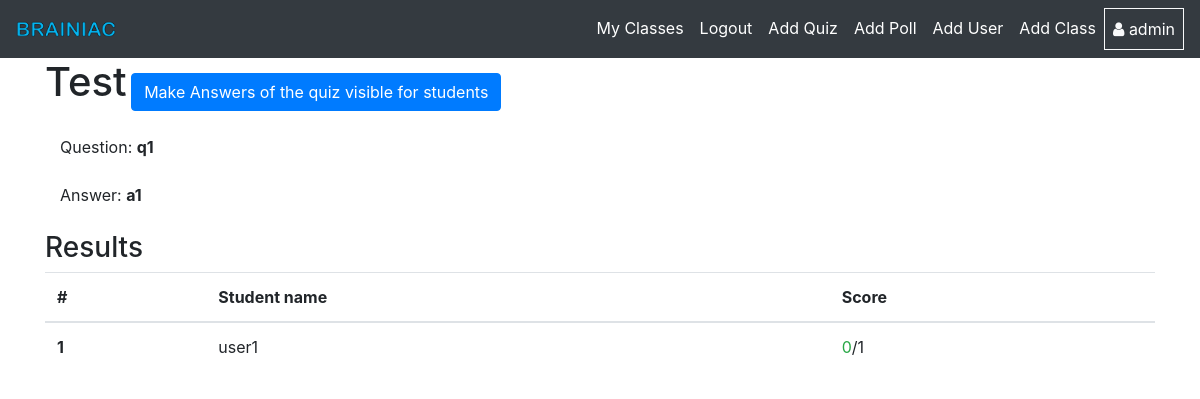
/quiz/view_quiz/3 (signed in), run on the app's committed database.
### quiz/models.py (models this page shows, shortened)
class Quiz(models.Model):
    created_by = models.ForeignKey(User,on_delete=models.CASCADE)
    title = models.CharField(max_length=250)
    description = models.TextField()
    classes = models.ManyToManyField(Class)
    make_visible = models.BooleanField(default=False)
    total_questions = models.IntegerField(primary_key=False,default=0)
    answer_available = models.BooleanField(primary_key=False,default=False)
    timer = models.IntegerField(primary_key=False,null=True,blank=True,validators=[MinValueValidator(9), MaxValueValidator(120)],)

class Question(models.Model):
    quiz = models.ForeignKey(Quiz, on_delete=models.CASCADE)
    question = models.TextField(blank=False,null=False)
    answer = models.TextField(blank=False,null=False)
    multiple_answer = models.BooleanField(default=False,primary_key=False)
    figure = models.ImageField(upload_to='quiz/figures',null=True, blank=True)
    explanation = models.TextField(null=True,blank=True)

class StudentQuizInfo(models.Model):
    completed = models.BooleanField(primary_key=False,default=False)
    quiz = models.ForeignKey(Quiz, on_delete=models.CASCADE)
    score = models.IntegerField(primary_key=False,default=0)
    quiz_questions = models.ManyToManyField(Question)
    user = models.ForeignKey(User,on_delete=models.CASCADE)

### quiz/views.py (the view)
# urls.py: path('view_quiz/<int:quiz_id>',views.quizInfoTeacherView,name='quizInfoTeacherView'),
@login_required(login_url='/')
def quizInfoTeacherView(request, quiz_id):
    student_list = []
    random_question_obj = None
    teacher_question_list = None
    option_list = []
    if str(request.user.job.status) == 'student':
        quiz_list = list(Quiz.objects.filter(
            make_visible=True).filter(pk=quiz_id))
    else:
        quiz_list = list(Quiz.objects.filter(pk=quiz_id))
    if len(quiz_list) == 0:
        quiz_obj = None
    else:
        quiz_obj = quiz_list[0]
        if str(request.user.job.status) == 'teacher':
            if int(request.user.id) != int(quiz_obj.created_by_id) :
                question_list = list(Question.objects.filter(quiz_id=quiz_obj.id))
                context = {
                    'quiz_obj':quiz_obj,
                    'quesion_list':question_list
                }
                return render(request,'quiz/quizAnswer.html',context)
        random_question_obj = None
        if str(request.user.job.status) == 'student':
            if not StudentQuizInfo.objects.filter(quiz_id=quiz_id).filter(user_id=request.user.id).exists():
                student_quiz_info = StudentQuizInfo.objects.create(
                    quiz_id=quiz_id,
                    user_id=request.user.id
                )
                question_list = list(Question.objects.filter(quiz_id=quiz_id))
                for question in question_list:
                    student_quiz_info.quiz_questions.add(question)
                student_quiz_info.save()
            question_obj_list = list(StudentQuizInfo.objects.filter(
                quiz_id=quiz_id).filter(user_id=request.user.id))
            if len(question_obj_list) != 0:
                if quiz_obj.answer_available == True:
                    return redirect('quiz:quizAnswer', stud_quiz_info_id=question_obj_list[0].id, quiz_id=quiz_id)
                if question_obj_list[0].quiz_questions.exists():
                    random_question_obj = question_obj_list[0].quiz_questions.order_by(
                        '?').first()
                    option_list = getOptions(random_question_obj)
                else:
                    return redirect('quiz:getQuizResult', quiz_id=quiz_id)
        else:
            question_obj_list = list(Question.objects.filter(quiz_id=quiz_id))
            for question in question_obj_list:
                option_list.append(
                    list(Options.objects.filter(question_id=question.id)))
            quiz_obj = get_object_or_404(Quiz, pk=quiz_id)
            student_list = list(
                StudentQuizInfo.objects.filter(quiz_id=quiz_id))
            user_list = []
            for student in student_list:
                user_list.append(get_object_or_404(User, pk=student.user_id))
            student_list = zip(user_list, student_list)
            teacher_question_list = zip(question_obj_list, option_list)
    context = {
        'student_list': student_list,
        'question_obj': random_question_obj,
        'option_list': option_list,
        'type': 'quiz_view',
        'action': 'check',
        'quiz_obj': quiz_obj,
        'teacher_question_list': teacher_question_list,
        'question_form': QuestionForm(),
        'options_form': OptionsForm(),
    }
    return render(request, 'quiz/form.html', context)

### templates/quiz/form.html (shortened to what this page needs)
{% extends "./base.html" %}
{% load static %}
{% block content %}
{% load crispy_forms_tags %}
<div class="container">
    {% if type == 'quiz_form' %}
    {% if request.user.job.status == 'teacher' %}
    <h1>Form</h1>
    <form method="POST">
        {% csrf_token %}
        {{ quiz_form|crispy }}
        {% for class in class_list %}
        <input type="checkbox" name="classList" value="{{class.id}}">
        <label for="{{class.class_name}}">{{class.class_name}}</label>
        {% endfor %}
        <button type="submit" class="btn btn-primary">Submit</button>
    </form>
    {% endif %}
    {% elif type == 'quiz_view' %}
    <h1 class="d-inline">{{quiz_obj.title}}</h1>
        {% if quiz_obj.created_by_id  == request.user.id %}
        {% if quiz_obj.make_visible == True %}
            {% if quiz_obj.answer_available == False %}
            <a class="btn btn-primary" role="button" href="{% url 'quiz:quizAnswerVisible' quiz_obj.id %}">Make Answers of
                the quiz
                visible for students</a>
            {% else %}
                <a class="btn btn-danger" role="button" href="{% url 'quiz:deleteQuiz' quiz_obj.id %}">Delete Quiz</a>
            {% endif %}
        {% endif %}
        <br>
        <br>
        <div class="container">
            <div class="row">
                {% for question, option in teacher_question_list %}
                <div class="col-md-6">
                    Question: <b>{{question.question}}</b>
                    <br>
                    <br>
                    Answer: <strong>{{question.answer}}</strong>
                    <br>
                </div>
                {% endfor %}
            </div>
        </div>
        <br>
        {% if quiz_obj.make_visible == False %}
        <h2>Add Question</h2>
        <span class="text-danger">You cannot edit quiz once it is live. <br>
            There should be atleast one question </span><a class="btn btn-outline-primary"
            href="{% url 'quiz:makeQuizVisible' quiz_obj.id %}">Make Quiz Visible to
            students</a>
        <form action="{% url 'quiz:questionFormSubmit' quiz_obj.id %}" enctype="multipart/form-data" method="POST">
            {% csrf_token %}
            {{ question_form|crispy }}
            {{ options_form|crispy }}
            <button class="btn btn-primary" type="submit">Submit</button>
        </form>
        {% else %}
            {% include './StudentQuizResult.html' %}
        {% endif %}
        {% else %}
        <div id="replaceable-content">
            {% include 'quiz/questionForm.html' %}
        </div>
        {% endif %}
        {% endif %}
</div>
{% endblock %}

### templates/quiz/base.html (shortened to what this page needs)
{% load static %}
<!DOCTYPE html>
<html lang="en">
<head>
  <link rel="stylesheet" href="https://stackpath.bootstrapcdn.com/bootstrap/4.5.0/css/bootstrap.min.css"
 />
  <link rel="stylesheet" href="https://stackpath.bootstrapcdn.com/font-awesome/4.7.0/css/font-awesome.min.css">
  <link
      rel="stylesheet"
      type="text/css"
      href="{% static 'accounts/style.css' %}"
    />
</head>
<body>
  <nav class="navbar navbar-expand-lg navbar-dark bg-dark">
    <a class="navbar-brand" href="{% url 'quiz:home' %}">
        <img src="{% static 'quiz/Braniac3.png' %}" alt="logo">
    </a>
    <div class="collapse navbar-collapse" id="navbarSupportedContent">
      <ul class="navbar-nav ml-auto">
        <li class="nav-item active">
          <a class="nav-link" href="{% if user.is_authenticated %} {% url 'quiz:home' %} {% else %} # {% endif %}">
            <span class="nav_link">
              My Classes
            </span>
          </a>
        </li>
        <li class="nav-item active">
          <a class="nav-link" href="{% if user.is_authenticated %} {% url 'quiz:logout' %} {% else %} # {% endif %}">
            <span class="nav_link">
              {% if user.is_authenticated %} Logout {% else %} Login {% endif %}
            </span>
          </a>
        </li>
        {% if request.user.job.status == 'teacher' %}
          <li class="nav-item active">
            <a class="nav-link" href="{% url 'quiz:addQuiz' %}">
              <span class="nav_link">
                Add Quiz
              </span>
            </a>
          </li>
          <li class="nav-item active">
            <a class="nav-link" href="{% url 'quiz:createPoll' %}">
              <span class="nav_link">
                Add Poll
              </span>
            </a>
          </li>
        {% endif %}
        {% if request.user.is_superuser  %}
          <li class="nav-item active">
            <a class="nav-link" href="{% url 'accounts:userRegister' %}">
              <span class="nav_link">
                Add User
              </span>
            </a>
          </li>
          <li class="nav-item active">
            <a class="nav-link" href="{% url 'accounts:add_classes' %}">
              <span class="nav_link">
                Add Class
              </span>
            </a>
          </li>
        {% endif %}
        <li class="nav-item active border border-light">
            <a class="nav-link" href="#">
              <i class="fa fa-user text-light"></i>
              <span class="nav_link">
                {% if user.is_authenticated %} {{request.user.username}} {% endif %}
              </span>
            </a>
        </li
      </ul>
    </div>
  </nav>
  {% block content %} {% endblock content %}
</body>
</html>

### templates/quiz/StudentQuizResult.html
{% block content  %}
<h3>Results</h3>
<ul class="list-group">
    <table class="table">
        <thead>
            <tr>
                <th scope="col">#</th>
                <th scope="col">Student name</th>
                <th scope="col">Score</th>
            </tr>
        </thead>
        <tbody>
            {% for user, student in student_list %}
            <tr>
                <th scope="row">1</th>
                <td>{{user.username}}</td>
                <td><span class="text-success">{{student.score}}</span>/{{quiz_obj.total_questions}}</td>
            </tr>
            {% endfor %}
        </tbody>
    </table>
</ul>
{% endblock %}

### static/accounts/style.css (style rules this page uses)
.navbar-brand img { display: block; width: 100px; }
body { padding: 0px; margin: 0px; border: 0px; height: 100vh; }

### data on the page
Quiz: title "Test", total_questions "1"
Question: question "q1", answer "a1"

### other printed values
{{ request.user.username }} "admin"
{{ user.username }} "user1"
{{ student.score }} "0"
